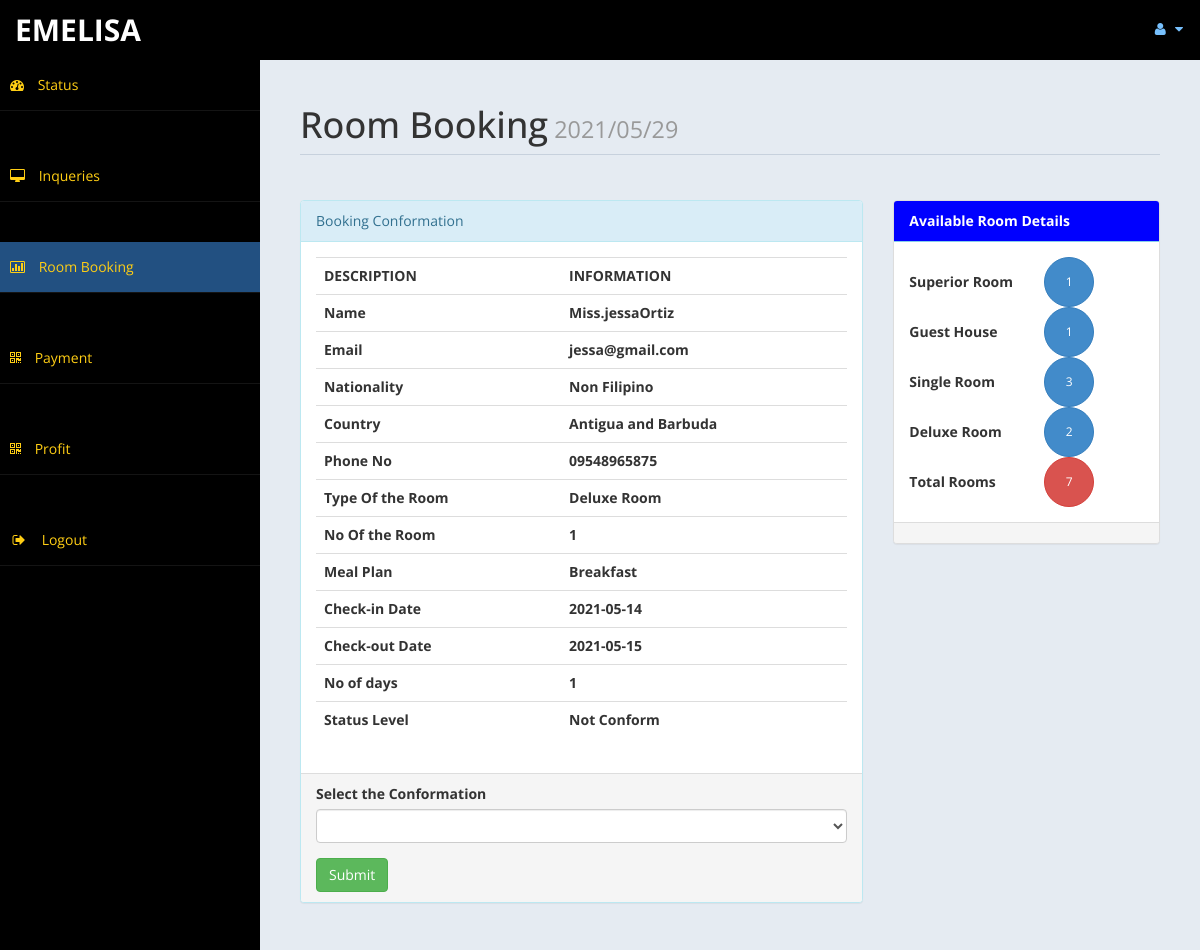
The app's page /frontdesk/roombook.php?rid=12 (signed in), older data.
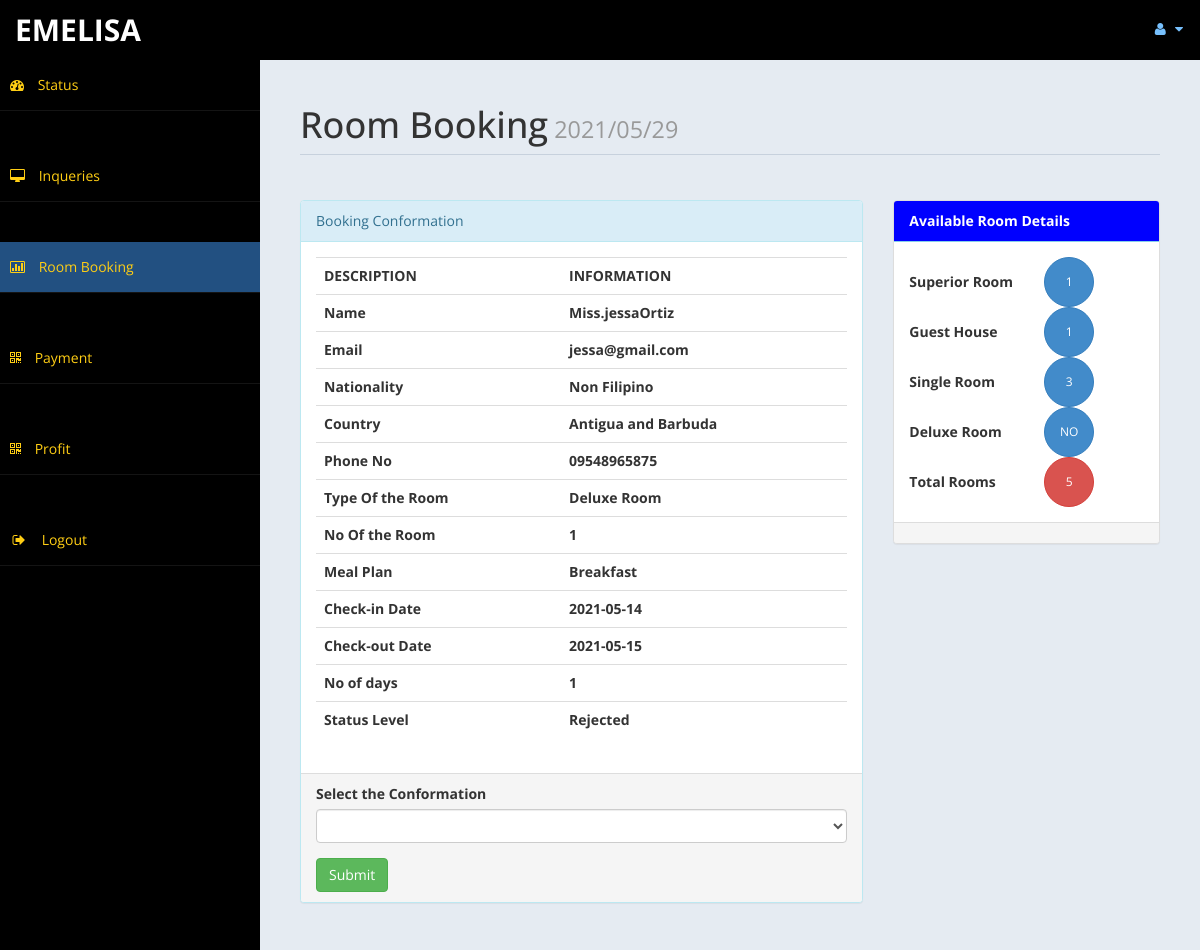
The same page, newer data.
### tables this page shows
CREATE TABLE `roombook` (
  `id` int(10) UNSIGNED NOT NULL,
  `Title` varchar(5) DEFAULT NULL,
  `FName` text DEFAULT NULL,
  `LName` text DEFAULT NULL,
  `Email` varchar(50) DEFAULT NULL,
  `National` varchar(30) DEFAULT NULL,
  `Country` varchar(30) DEFAULT NULL,
  `Phone` text DEFAULT NULL,
  `TRoom` varchar(20) DEFAULT NULL,
  `NRoom` varchar(2) DEFAULT NULL,
  `Meal` varchar(15) DEFAULT NULL,
  `cin` date DEFAULT NULL,
  `cout` date DEFAULT NULL,
  `stat` varchar(15) DEFAULT NULL,
  `nodays` int(11) DEFAULT NULL,
  `pay` varchar(50) DEFAULT NULL
);

### frontdesk/roombook.php (the view, shortened to what the changed rows need)
<?php
		if(!isset($_GET["rid"]))
		{
			 header("location:index.php");
		}
		else {
				$curdate=date("Y/m/d");
				include ('db.php');
				$id = $_GET['rid'];
				$sql ="Select * from roombook where id = '$id'";
				$re = mysqli_query($con,$sql);
				while($row=mysqli_fetch_array($re))
				{
					$title = $row['Title'];
					$fname = $row['FName'];
					$lname = $row['LName'];
					$email = $row['Email'];
					$nat = $row['National'];
					$country = $row['Country'];
					$Phone = $row['Phone'];
					$troom = $row['TRoom'];
					$nroom = $row['NRoom'];
					$meal = $row['Meal'];
					$cin = $row['cin'];
					$cout = $row['cout'];
					$sta = $row['stat'];
					$days = $row['nodays'];
				}
	}
			?>
<!DOCTYPE html>
<html xmlns="http://www.w3.org/1999/xhtml">
<head>
    <link href="assets/css/bootstrap.css" rel="stylesheet" />
    <link href="assets/css/font-awesome.css" rel="stylesheet" />
    <link href="assets/js/morris/morris-0.4.3.min.css" rel="stylesheet" />
    <link href="assets/css/custom-styles.css" rel="stylesheet" />
</head>
<body>
    <div id="wrapper">
        <div id="page-wrapper">
            <div id="page-inner">
                <div class="row">
                    <div class="col-md-12">
                        <h1 class="page-header">
                            Room Booking<small>	<?php echo  $curdate; ?> </small>
                        </h1>
                    </div>
					<div class="col-md-8 col-sm-8">
                    <div class="panel panel-info">
                        <div class="panel-body">
							<div class="table-responsive">
                                <table class="table">
                                    <tr>
                                            <th>DESCRIPTION</th>
                                            <th>INFORMATION</th>
                                        </tr>
                                        <tr>
                                            <th>Name</th>
                                            <th><?php echo $title.$fname.$lname; ?> </th>
                                        </tr>
										<tr>
                                            <th>Email</th>
                                            <th><?php echo $email; ?> </th>
                                        </tr>
										<tr>
                                            <th>Nationality </th>
                                            <th><?php echo $nat; ?></th>
                                        </tr>
										<tr>
                                            <th>Country </th>
                                            <th><?php echo $country;  ?></th>
                                        </tr>
										<tr>
                                            <th>Phone No </th>
                                            <th><?php echo $Phone; ?></th>
                                        </tr>
										<tr>
                                            <th>Type Of the Room </th>
                                            <th><?php echo $troom; ?></th>
                                        </tr>
										<tr>
                                            <th>No Of the Room </th>
                                            <th><?php echo $nroom; ?></th>
                                        </tr>
										<tr>
                                            <th>Meal Plan </th>
                                            <th><?php echo $meal; ?></th>
                                        </tr>
										<tr>
                                            <th>Check-in Date </th>
                                            <th><?php echo $cin; ?></th>
                                        </tr>
										<tr>
                                            <th>Check-out Date</th>
                                            <th><?php echo $cout; ?></th>
                                        </tr>
										<tr>
                                            <th>No of days</th>
                                            <th><?php echo $days; ?></th>
                                        </tr>
										<tr>
                                            <th>Status Level</th>
                                            <th><?php echo $sta; ?></th>
                                        </tr>
                                </table>
                            </div>
                        </div>
                    </div>
					</div>
					<?php
						$rsql ="select * from room";
						$rre= mysqli_query($con,$rsql);
						$r =0 ;
						$dr = 0;
						while($rrow=mysqli_fetch_array($rre))
						{
							$r = $r + 1;
							$s = $rrow['type'];
							if($s=="Deluxe Room" )
							{
								$dr = $dr + 1;
							}
						}
						?>
						<?php
						$csql ="select * from payment";
						$cre= mysqli_query($con,$csql);
						$cr =0 ;
						$cdr = 0;
						while($crow=mysqli_fetch_array($cre))
						{
							$cr = $cr + 1;
							$cs = $crow['troom'];
							if($cs=="Deluxe Room" )
							{
								$cdr = $cdr + 1;
							}
						}
					?>
				<div class="col-md-4 col-sm-4">
                    <div class="panel panel-default">
                        <div class="panel-body">
						<table width="200px">
							<tr>
								<td><button type="button" class="btn btn-primary btn-circle"><?php
								$f4 =$dr - $cdr;
								if($f4 <=0 )
									{	$f4 = "NO";
										echo $f4;
									}
									else{
											echo $f4;
									}
								?> </button></td>
							</tr>
							<tr>
								<td> <button type="button" class="btn btn-danger btn-circle"><?php
								$f5 =$r-$cr;
								if($f5 <=0 )
									{	$f5 = "NO";
										echo $f5;
									}
									else{
											echo $f5;
									}
								 ?> </button></td>
							</tr>
						</table>
						</div>
                    </div>
					</div>
                </div>
                </div>
         </div>
        </div>
</body>
</html>

Row changes from the older to the newer data that the page shows:
changed roombook "Miss.": stat "Not Conform" → "Rejected"
Text that changed along with them:
$f4: (not shown) → "NO"
$f5: "7" → "5"
$f4: "2" → (not shown)
